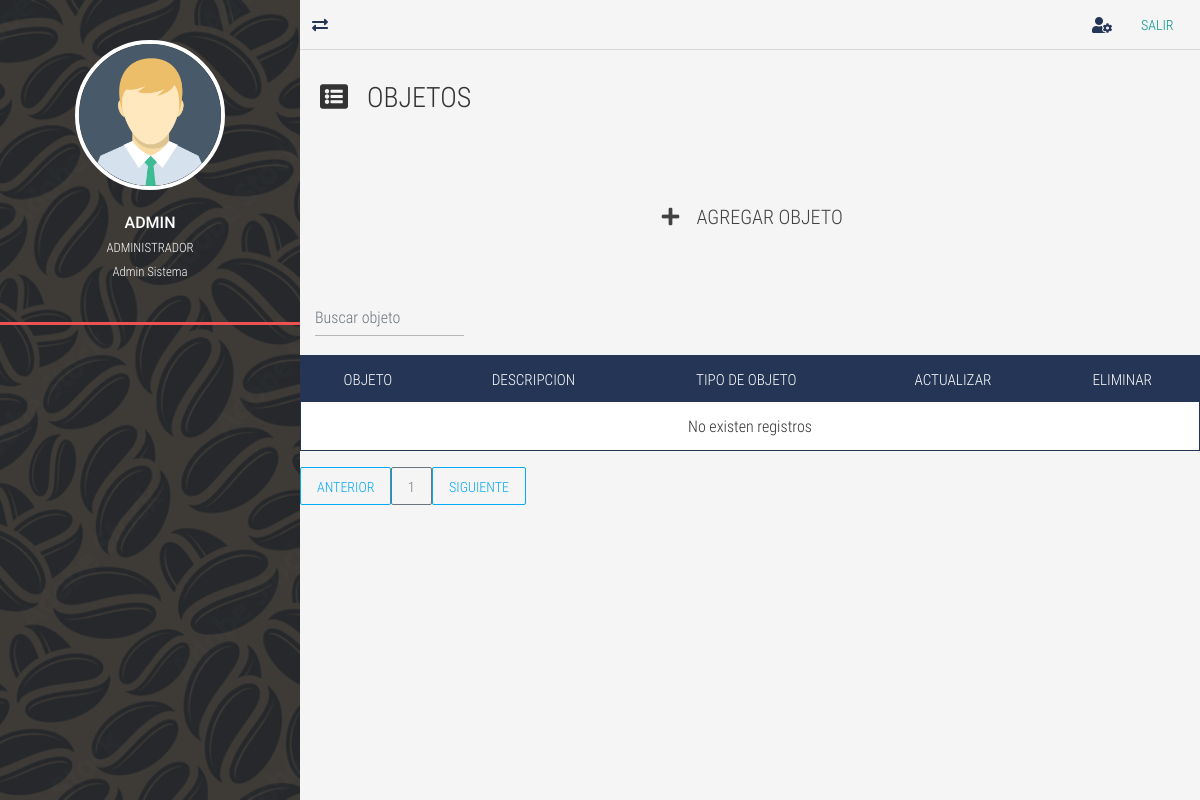
/objetos-list/ (signed in), run on an earlier commit of the app's database.
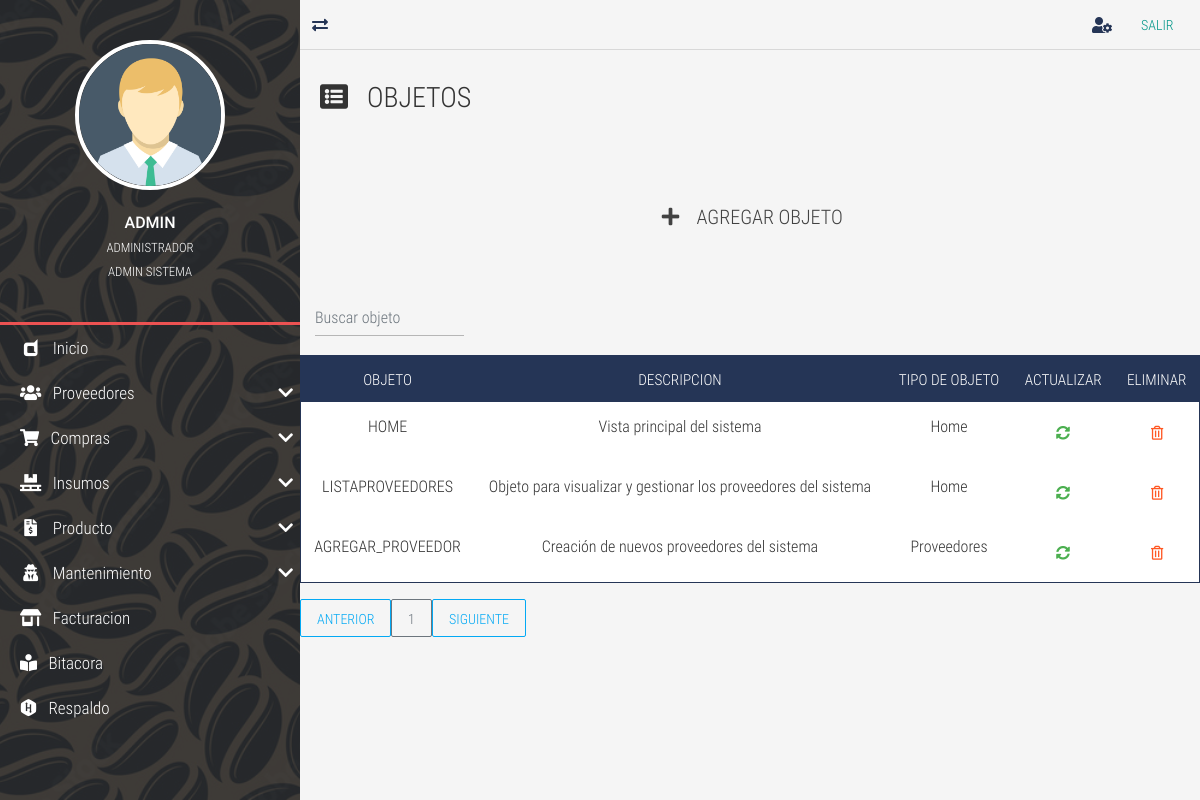
And on a later commit of the database.
### tables this page shows
CREATE TABLE `TBL_objetos` (
  `id_objeto` int NOT NULL AUTO_INCREMENT,
  `objeto` varchar(100) NOT NULL,
  `descripcion` varchar(100) NOT NULL,
  `tipo_objeto` enum('Home','Proveedores','Insumos','Productos','Compras','Facturacion','Mantenimiento') DEFAULT NULL,
  `creado_por` varchar(50) DEFAULT NULL,
  `fecha_creacion` datetime DEFAULT NULL,
  `modificado_por` varchar(50) DEFAULT NULL,
  `fecha_modificacion` datetime DEFAULT NULL,
  PRIMARY KEY (`id_objeto`)
);

### controladores/vistasControlador.php (called while the page is built)
<?php
	require_once "./modelos/vistasModelo.php";
	class vistasControlador extends vistasModelo{
		public function obtener_plantilla_controlador(){
			return require_once "./vistas/plantilla.php";
		}
		public function obtener_vistas_controlador(){
			if(isset($_GET['views'])){
				$ruta=explode("/", $_GET['views']);
				$respuesta=vistasModelo::obtener_vistas_modelo($ruta[0]);
			}else{
				$respuesta="login";
			}
			return $respuesta;
		}
	}

### index.php (called while the page is built, shortened)
<?php
	require_once "./controladores/vistasControlador.php";
	$plantilla = new vistasControlador();
	$plantilla->obtener_plantilla_controlador();

### modelos/vistasModelo.php (called while the page is built, shortened)
<?php
	class vistasModelo{
		protected static function obtener_vistas_modelo($vistas){
			$listaBlanca=["restaurar","respaldo","bitacora","prueba","proveedor-list","proveedor-new","proveedor-update","client-update","company"
			,"home","insumos-list","insumos-new","insumos-update","objetos-list","objetos-new","objetos-update","inventario-list","producto-list","producto-new",
			"reservation-pending","reservation-search","producto-update","user-list","rol-list","permisos-list","reservation-reservation","user-new","user-search",
			"user-update","salir","compra-list","compra-new","compra-search","compra-detalle", "parametros-list", "preguntas-list"];
			if(in_array($vistas, $listaBlanca)){
				if(is_file("./vistas/contenidos/".$vistas."-view.php")){
					$contenido="./vistas/contenidos/".$vistas."-view.php";
				}else{
					$contenido="404";
				}
			}elseif($vistas=="login" || $vistas=="index" || $vistas=="prueba" || $vistas=="rec-correo" || $vistas=="rec-preguntas" || $vistas=="cambiocontrasena"
			|| $vistas=="primer-ingreso" || $vistas=="verifica-codigo" || $vistas=="autoregistro" || $vistas=="preguntasusuario" || $vistas=="rsp"){
				$contenido="login";
			}else{
				$contenido="404";
				$contenido="rsp";
			}
			return $contenido;
		}
	}

### vistas/contenidos/objetos-list-view.php (the view, shortened to what this page needs)
<div class="full-box page-header">
	<h3 class="text-left">
		<i class="fas fa-list-alt"></i> &nbsp; OBJETOS
	</h3>
</div>
<div class="container-fluid">
	<ul class="full-box list-unstyled page-nav-tabs">
		<li>
			<div class="btn btn-dark btn-lg" data-toggle="modal" data-target="#ModalCrear"><i class="fas fa-plus fa-fw"></i> &nbsp; AGREGAR OBJETO</div>
		</li>
		</ul>
</div>
<?php
	$where="";
?>
<div class="container-fluid">
  <form class="d-flex">
      <input class="form-control me-2 light-table-filter" data-table="table_id" type="text"
      placeholder="Buscar objeto">
</form>
</div>
      <table class="table table-striped table-dark table_id text-center" id="tblDatos">
        <thead>
        <tr>
            <th>OBJETO</th>
            <th>DESCRIPCION</th>
            <th>TIPO DE OBJETO</th>
            <th>ACTUALIZAR</th>
			<th>ELIMINAR</th>
            </tr>
        </thead>
        <tbody>
		<?php
			include ("./cone.php");
			$SQL="SELECT * FROM TBL_objetos
			$where";
			$dato = mysqli_query($conexion, $SQL);
			if($dato -> num_rows >0){
				while($fila=mysqli_fetch_array($dato)){
			?>
		<tr>
			<td><?php echo $fila['objeto']; ?></td>
			<td><?php echo $fila['descripcion']; ?></td>
			<td><?php echo $fila['tipo_objeto']; ?></td>
			<td>
				<div class="btn btn-success" data-toggle="modal" data-target="#ModalActualizar<?php echo $fila['id_objeto'];?>">
					<i class="fas fa-sync-alt"> </i>
				</div>
			</td>
			<td>
				<form class="FormularioAjax" action="<?php echo SERVERURL; ?>ajax/objetoAjax.php" method="POST" data-form="delete" autocomplete="off">
				<button type="submit" class="btn btn-warning">
					<i class="far fa-trash-alt"></i>
				</button>
				</form>
			</td>
		</tr>
		<?php
			}
				}else{
		?>
		<tr class="text-center">
		<td colspan="16">No existen registros</td>
		</tr>
    <?php
		}
	?>
		</tbody>
  </table>
<div id="paginador" class=""></div>

### vistas/plantilla.php (shortened to what this page needs)
<!DOCTYPE html>
<html lang="es">
<head>
	<?php include "./vistas/inc/Link.php"; ?>
</head>
<body>
	<?php
		require_once "./controladores/vistasControlador.php";
		$IV = new vistasControlador();
		$vistas=$IV->obtener_vistas_controlador();
		if($vistas=="login" || $vistas=="404" || $vistas=="olvido-contrasena" || $vistas=="rec-correo" || $vistas=="rec-preguntas" || $vistas=="cambiocontrasena"
		 || $vistas=="primer-ingreso" || $vistas=="verifica-codigo" || $vistas=="autoregistro" || $vistas=="preguntasusuario" || $vistas=="rsp" ){
			require_once "./vistas/contenidos/".$vistas."-view.php";
		}else{
			require_once './controladores/loginControlador.php';
	?>
	<main class="full-box main-container">
		<?php include "./vistas/inc/NavLateral.php"; ?>
		<section class="full-box page-content">
			<?php
				include "./vistas/inc/NavBar.php";
				include  $vistas;
			?>
		</section>
	</main>
	<?php
		}
	?>
</body>
</html>

### vistas/inc/Link.php (shortened to what this page needs)
<link rel="stylesheet" href="<?php echo SERVERURL; ?>vistas/css/normalize.css">
<link rel="stylesheet" href="<?php echo SERVERURL; ?>vistas/css/bootstrap.min.css">
<link rel="stylesheet" href="<?php echo SERVERURL; ?>vistas/css/bootstrap-material-design.min.css">
<link rel="stylesheet" href="<?php echo SERVERURL; ?>vistas/css/all.css">
<link rel="stylesheet" href="<?php echo SERVERURL; ?>vistas/css/sweetalert2.min.css">
<link rel="stylesheet" href="<?php echo SERVERURL; ?>vistas/css/jquery.mCustomScrollbar.css">
<link rel="stylesheet" href="<?php echo SERVERURL; ?>vistas/css/style.css">
<link rel="stylesheet" href="<?php echo SERVERURL; ?>vistas/css/estilos-login.css">

### vistas/inc/NavLateral.php (shortened to what this page needs)
<section class="full-box nav-lateral">
	<div class="full-box nav-lateral-content">
		<figure class="full-box nav-lateral-avatar">
			<img src="<?php echo SERVERURL; ?>vistas/assets/avatar/Avatar.png" class="img-fluid" alt="Avatar">
			<figcaption class="roboto-medium text-center">
				<?php echo $_SESSION['usuario_login']?>
				<br><small class="roboto-condensed-light"><?php echo $_SESSION['nombre_usuario']?> </small>
				<br><small class="roboto-condensed-light"><?php echo $_SESSION['rol']?> </small>
			</figcaption>
		</figure>
		<div class="full-box nav-lateral-bar"></div>
		<nav class="full-box nav-lateral-menu">
			<ul>
			<?php
			if($_SESSION['rol']=='ADMIN SISTEMA'){
				?>
				<li>
					<a href="<?php echo SERVERURL; ?>home/"><i class="fab fa-dashcube fa-fw"></i> &nbsp; Inicio</a>
				</li>
				<li>
					<a href="#" class="nav-btn-submenu"><i class="fas fa-users fa-fw"></i> &nbsp; Proveedores <i class="fas fa-chevron-down"></i></a>
				</li>
				<li>
					<a href="#" class="nav-btn-submenu"><i class="fas fa-shopping-cart"></i></i> &nbsp; Compras <i class="fas fa-chevron-down"></i></a>
				</li>
				<li>
					<a href="#" class="nav-btn-submenu"><i class="fas fa-pallet fa-fw"></i> &nbsp; Insumos <i class="fas fa-chevron-down"></i></a>
				</li>
				<li>
					<a href="#" class="nav-btn-submenu"><i class="fas fa-file-invoice-dollar fa-fw"></i> &nbsp; Producto <i class="fas fa-chevron-down"></i></a>
				</li>
				<li>
					<a href="#" class="nav-btn-submenu"><i class="fas  fa-user-secret fa-fw"></i> &nbsp; Mantenimiento <i class="fas fa-chevron-down"></i></a>
				</li>
				<li>
					<a href="<?php echo SERVERURL; ?>company/"><i class="fas fa-store-alt fa-fw"></i> &nbsp; Facturacion</a>
				</li>
				<li>
					<a href="<?php echo SERVERURL; ?>bitacora/"><i class="fas fa-book-reader"></i> &nbsp; Bitacora</a>
				</li>
				<li>
					<a href="<?php echo SERVERURL; ?>respaldo/"><i class="fab fa-hackerrank"></i></i> &nbsp; Respaldo</a>
				</li>
				<?php
				}?>
			</ul>
		</nav>
	</div>
</section>

### vistas/inc/NavBar.php
<nav class="full-box navbar-info">
	<a href="#" class="float-left show-nav-lateral">
		<i class="fas fa-exchange-alt"></i>
	</a>
	<a href="<?php echo SERVERURL; ?>user-update/">
		<i class="fas fa-user-cog"></i>
	</a>
	<a href="<?php echo SERVERURL?>salir/"><button type="button"
	class="btn btn-primary">Salir</button></a>
</nav>

### vistas/css/all.css (style rules this page uses)
.fa, .fas, .far, .fal, .fab { -moz-osx-font-smoothing: grayscale; -webkit-font-smoothing: antialiased; display: inline-block; font-style: normal; font-variant: normal; text-rendering: auto; line-height: 1; }
.fa-fw { text-align: center; width: 1.25em; }
.fa-book-reader:before { content: "\f5da"; }
.fa-chevron-down:before { content: "\f078"; }
.fa-dashcube:before { content: "\f210"; }
.fa-exchange-alt:before { content: "\f362"; }
.fa-file-invoice-dollar:before { content: "\f571"; }
.fa-hackerrank:before { content: "\f5f7"; }
.fa-list-alt:before { content: "\f022"; }
.fa-pallet:before { content: "\f482"; }
.fa-plus:before { content: "\f067"; }
.fa-shopping-cart:before { content: "\f07a"; }
.fa-store-alt:before { content: "\f54f"; }
.fa-sync-alt:before { content: "\f2f1"; }
.fa-trash-alt:before { content: "\f2ed"; }
.fa-user-cog:before { content: "\f4fe"; }
.fa-user-secret:before { content: "\f21b"; }
.fa-users:before { content: "\f0c0"; }
.fab { font-family: 'Font Awesome 5 Brands'; }
.far { font-family: 'Font Awesome 5 Free'; font-weight: 400; }
.fa, .fas { font-family: 'Font Awesome 5 Free'; font-weight: 900; }

### vistas/css/style.css (style rules this page uses)
:root { --color-one: #F5F5F5; --color-two: #24292E; --color-three: #EC5252; --form-color: #14111A; --accent-color: #253556; --border-color: #D8D8D8; }
body,html { font-family: 'roboto_condensed_light'; width: 100vw; height: 100vh; background-color: var(--color-one); color: #333; font-size: 16px; }
.full-box { margin: 0; padding: 0; box-sizing: border-box; width: 100%; }
.page-header { padding: 30px 20px 60px 20px; }
.page-header > :nth-child(1) { padding-bottom: 7px; }
.page-nav-tabs { display: flex; justify-content: center; flex-wrap: wrap; margin-bottom: 30px; }
.page-nav-tabs li, .page-nav-tabs li a { height: 40px; line-height: 40px; }
.page-nav-tabs li { margin: 5px 20px; }
.table .btn { margin-bottom: 0; }
.table thead th { color: #FFF; }
.table tbody tr { color: #333; transition: all .2s ease-in-out; }
.table-dark, .table { background-color: #fff; }
.table-dark { border: 1px solid var(--accent-color); }
.table-dark thead tr { background-color: var(--accent-color); }
.table-dark td, .table-dark thead th, .table-dark th { border: none; }
table form { margin-bottom: 0; }
.roboto-medium { font-family: 'roboto_medium_regular'; }
.roboto-condensed-light { font-family: 'roboto_condensed_light'; }
.main-container { height: 100%; position: absolute; top: 0; left: 0; overflow: hidden; }
.page-content, .nav-lateral { height: 100%; overflow: hidden; }
.page-content { position: relative; padding-left: 300px; transition: all .2s ease-in-out; padding-bottom: 20px; }
.nav-lateral { width: 300px; position: absolute; top: 0; left: 0; z-index: 1; transition: all .2s ease-in-out; background-image: url('../assets/img/adobe.jpg'); background-position: center center; background-size: cover; }
.nav-lateral-content { max-width: 300px; height: 100%; background-color: rgba(36, 41, 46, .8); }
.nav-lateral-bar { height: 3px; background-color: var(--color-three); }
.nav-lateral-avatar { padding: 40px 0; }
.nav-lateral-avatar img { width: 50%; margin: 0 auto; display: block; border: 4px solid #FFF; border-radius: 100%; }
.nav-lateral-avatar figcaption { margin-top: 20px; color: #FFF; }
.nav-lateral-menu { height: auto; }
.nav-lateral-menu ul { margin: 0; padding: 0; list-style: none; }
.nav-lateral-menu ul li { width: 100%; height: auto; }
.nav-lateral-menu ul li a { display: block; width: 100%; height: 45px; line-height: 45px; text-decoration: none; color: #FFF; font-size: 17px; box-sizing: border-box; padding-left: 20px; transition: all .2s ease-in-out; }
.nav-lateral-menu .fa-chevron-down, .nav-lateral-menu .fa-chevron-up { float: right; height: 45px; line-height: 45px; margin-right: 7px; transition: all .2s ease-in-out; }
.navbar-info { height: 50px; border-bottom: 1px solid var(--border-color); text-align: right; padding-right: 10px; }
.navbar-info a { color: var(--accent-color); height: 50px; min-width: 40px; text-align: center; line-height: 50px; display: inline-block; transition: all .2s ease-out; user-select: none; }

What changed in the data, as far as the page shows it:
added tbl_objetos: objeto "HOME", descripcion "Vista principal del sistema", tipo_objeto "Home"
added tbl_objetos: objeto "LISTAPROVEEDORES", descripcion "Objeto para visualizar y gestionar los proveedores del sistema", tipo_objeto "Home"
added tbl_objetos: objeto "AGREGAR_PROVEEDOR", descripcion "Creación de nuevos proveedores del sistema", tipo_objeto "Proveedores"
Also different on the page:
$_SESSION['rol']: "Admin Sistema" → "ADMIN SISTEMA"
text no longer shown: "No existen registros"
text now shown: "Inicio Proveedores Compras Insumos Producto Mantenimiento Facturacion Bitacora Respaldo"
